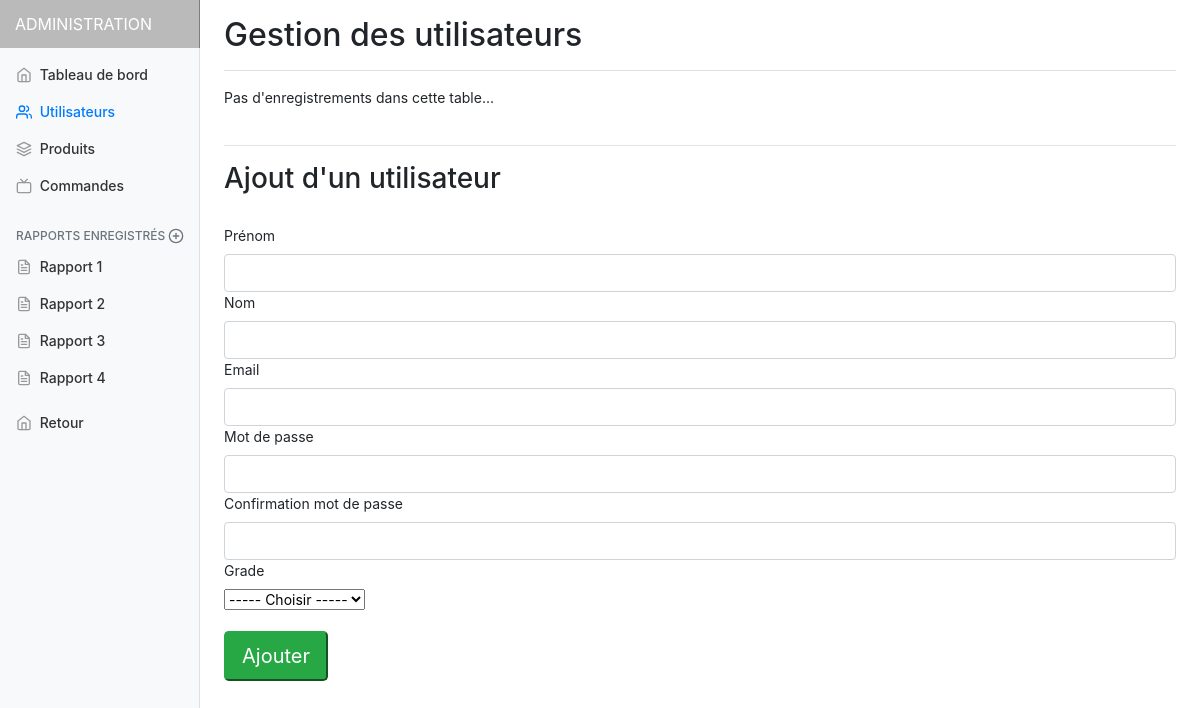
Page /admin.php?selector=2 on the earlier database version.
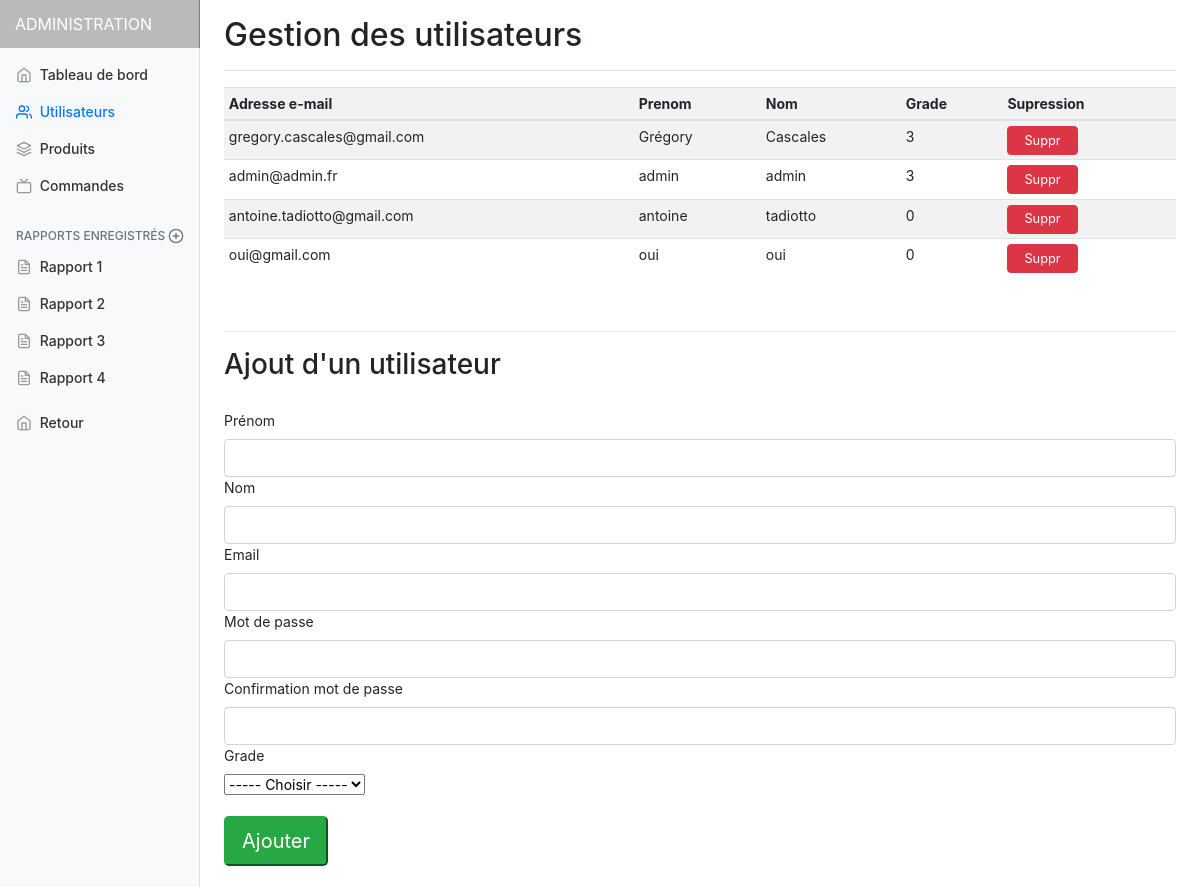
Same page on the later database version.
### tables this page shows
CREATE TABLE `client` (
  `id_client` int(11) NOT NULL,
  `email_client` varchar(255) NOT NULL,
  `nom_affichage` varchar(255) NOT NULL,
  `mot_de_passe` varchar(255) NOT NULL,
  `civilite` int(11) DEFAULT NULL,
  `nom_client` varchar(255) NOT NULL,
  `prenom_client` varchar(255) NOT NULL,
  `telephone_client` varchar(255) DEFAULT NULL,
  `id_question` int(11) DEFAULT NULL,
  `reponse` varchar(255) DEFAULT NULL,
  `datecreation_client` date NOT NULL,
  `anonyme` int(11) NOT NULL DEFAULT '0',
  `administrateur` int(1) NOT NULL DEFAULT '0'
);

### admin/utilisateurs.php (the view, shortened to what this page needs)
<?php
  $req = $bdd->prepare('SELECT * FROM client ');
  $req->execute();
  $result = $req->fetchAll();
?>
<main role="main" class="col-md-9 ml-sm-auto col-lg-10 pt-3 px-4">
  <div class="d-flex justify-content-between flex-wrap flex-md-nowrap align-items-center pb-2 mb-3 border-bottom">
    <h1 class="h2">Gestion des utilisateurs</h1>
  </div>
  <div class="table-responsive">
    <?php
    if($result) {
        echo '<table class="table table-striped table-sm responsive">';
            echo '<thread>';
            echo '<tr>';
            echo '<th>Adresse e-mail</th>';
            echo '<th>Prenom</th>';
            echo '<th>Nom</th>';
            echo '<th>Grade</th>' ;
            echo '<th>Supression</th>' ;
            echo '</tr>';
            echo '</thread>';
            echo '<tbody>';
        foreach($result as $row) {
          echo '<tr>';
          echo '<td>'.$row["email_client"].'</td>';
          echo '<td>'.$row["prenom_client"].'</td>';
          echo '<td>'.$row["nom_client"].'</td>';
          echo '<td>'.$row["administrateur"].'</td>';
          echo '<td><a href="admin.php?selector=2&top='. $row["id_client"].'"><button type="submit" class="btn btn-danger btnsuppr">Suppr</button></a></td>';
          echo '</tr>'."\n";
        }
    echo '</tbody>';
        echo '</table>'."\n";
    }
    else echo 'Pas d\'enregistrements dans cette table...';
    ?>
  </div>
<br>
<hr>
<h3> Ajout d'un utilisateur </h3>
<br>
<form method="post" action="#">
  <div>
    <label for="prenom">Prénom</label>
    <input type="text" name="prenom" class="form-control" id="prenom">
  </div>
  <div>
    <label for="nom">Nom</label>
    <input type="text" name="nom" class="form-control" id="nom">
  </div>
  <div>
    <label for="email">Email</label>
    <input type="email" name="email" class="form-control" id="email">
  </div>
  <div>
  <label for="mdp">Mot de passe</label>
  <input type="password" name="mdp" class="form-control" id="mdp">
  </div>
  <div>
  <label for="mdprpt">Confirmation mot de passe</label>
  <input type="password" name="mdprpt" class="form-control" id="mdprpt">
  </div>
  <div>
    <label for="admin">Grade</label>
    <br>
    <select name="admin">
      <option value=""> ----- Choisir ----- </option>
    </select>
  </div>
  <br>
  <button type="submit" name="ajout_utilisateur" class="tn btn-lg btn-success buttonlogin">Ajouter</button>
</form>
<br>
</main>

Differences in the rows shown:
added client: email_client "gregory.cascales@gmail.com", prenom_client "Grégory", nom_client "Cascales", administrateur "3"
added client: email_client "admin@admin.fr", prenom_client "admin", nom_client "admin", administrateur "3"
added client: email_client "antoine.tadiotto@gmail.com", prenom_client "antoine", nom_client "tadiotto", administrateur "0"
added client: email_client "oui@gmail.com", prenom_client "oui", nom_client "oui", administrateur "0"
Other differences:
text no longer shown: "Pas d ' enregistrements dans cette table..."
text now shown: "Adresse e-mail Prenom Nom Grade Supression"
